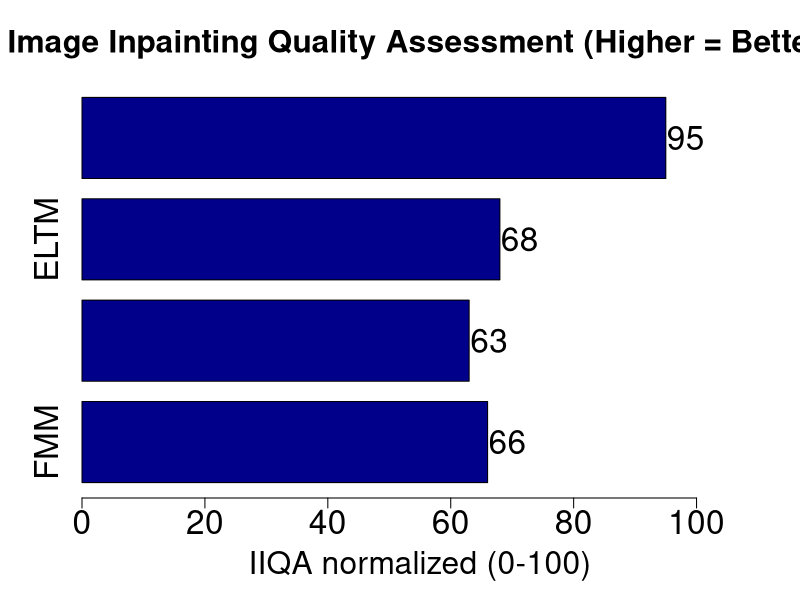

This chart was generated by the following R code:
png(filename = "UniformQuality.png", 
    width = 2000, 
    height = 1600,
    res = 225)

x <- c("FMM", "NLTM", "ELTM", "LaMa")
y <- c(66, 63, 68, 95)

bp <- barplot(y, 
              names.arg = x, 
              horiz = TRUE, 
              col = "darkblue", 
              xlab = "IIQA normalized (0-100)", 
              main = "Image Inpainting Quality Assessment (Higher = Better)", 
              xlim = c(0, 110),
              cex.axis = 2,
              cex.names = 2,
              cex.lab = 1.9,
              cex.main = 1.9,
              space = 0.25)

text(x = y + 3.25,   
     y = bp,    
     labels = y,
     cex = 2)

dev.off()
